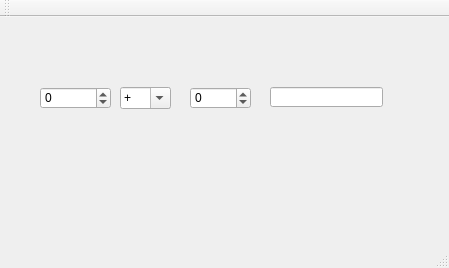
<?xml version="1.0" encoding="UTF-8"?>
<ui version="4.0">
 <class>MainWindow</class>
 <widget class="QMainWindow" name="MainWindow">
  <property name="geometry">
   <rect>
    <x>0</x>
    <y>0</y>
    <width>449</width>
    <height>268</height>
   </rect>
  </property>
  <property name="windowTitle">
   <string>Calculator</string>
  </property>
  <widget class="QWidget" name="centralWidget">
   <widget class="QSpinBox" name="firstOperand">
    <property name="geometry">
     <rect>
      <x>40</x>
      <y>70</y>
      <width>71</width>
      <height>22</height>
     </rect>
    </property>
    <property name="frame">
     <bool>true</bool>
    </property>
    <property name="minimum">
     <number>-1000000</number>
    </property>
    <property name="maximum">
     <number>1000000</number>
    </property>
   </widget>
   <widget class="QComboBox" name="comboBox">
    <property name="geometry">
     <rect>
      <x>120</x>
      <y>70</y>
      <width>51</width>
      <height>22</height>
     </rect>
    </property>
    <property name="editable">
     <bool>true</bool>
    </property>
    <item>
     <property name="text">
      <string>+</string>
     </property>
    </item>
    <item>
     <property name="text">
      <string>-</string>
     </property>
    </item>
    <item>
     <property name="text">
      <string>*</string>
     </property>
    </item>
    <item>
     <property name="text">
      <string>/</string>
     </property>
    </item>
   </widget>
   <widget class="QSpinBox" name="secondOperand">
    <property name="geometry">
     <rect>
      <x>190</x>
      <y>70</y>
      <width>61</width>
      <height>22</height>
     </rect>
    </property>
    <property name="minimum">
     <number>-1000000</number>
    </property>
    <property name="maximum">
     <number>999999</number>
    </property>
    <property name="value">
     <number>0</number>
    </property>
   </widget>
   <widget class="QLineEdit" name="resultLine">
    <property name="geometry">
     <rect>
      <x>270</x>
      <y>70</y>
      <width>113</width>
      <height>20</height>
     </rect>
    </property>
   </widget>
  </widget>
  <widget class="QMenuBar" name="menuBar">
   <property name="geometry">
    <rect>
     <x>0</x>
     <y>0</y>
     <width>449</width>
     <height>21</height>
    </rect>
   </property>
  </widget>
  <widget class="QToolBar" name="mainToolBar">
   <attribute name="toolBarArea">
    <enum>TopToolBarArea</enum>
   </attribute>
   <attribute name="toolBarBreak">
    <bool>false</bool>
   </attribute>
  </widget>
  <widget class="QStatusBar" name="statusBar"/>
 </widget>
 <layoutdefault spacing="6" margin="11"/>
 <resources/>
 <connections/>
</ui>
